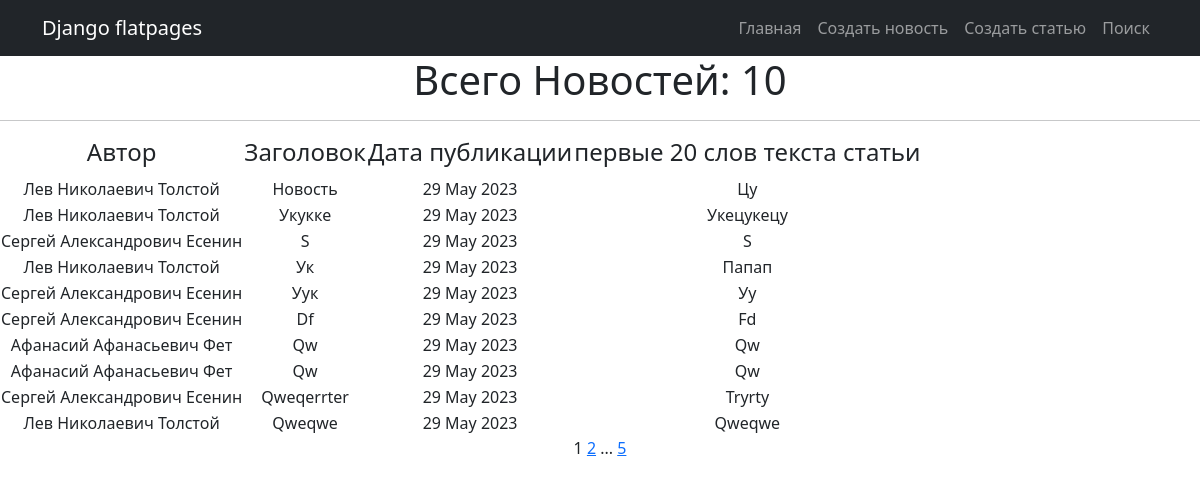
The page / on the database its author committed.
### news/models.py (models this page shows, shortened)
class Post(models.Model):
    objects = None
    article = 'AR'
    news = 'NE'
    POST = [
        (news, 'Новость'),
        (article, 'Статья')
    ]
    title = models.TextField(max_length=50)
    author = models.ForeignKey(Author, on_delete=models.CASCADE)
    time_in_comment = models.DateTimeField(auto_now_add=True)
    choice_title = models.CharField(max_length=2, choices=POST)
    post_text = models.TextField(max_length=500)
    posts = models.ManyToManyField('Category', through='PostCategory')
    rating_post = models.IntegerField(default=0)

class Author(models.Model):
    user_author = models.OneToOneField(User, on_delete=models.CASCADE)
    user_rating = models.IntegerField(default=0)

### news/views.py (the view)
# urls.py: path('', PostList.as_view(), name='post_list'),
class PostList(ListView):
    model = Post
    ordering = '-time_in_comment'
    template_name = 'news.html'
    context_object_name = 'posts'
    paginate_by = 10

### news/templatetags/censure.py (called while the page is built)
@register.filter()
def censor(word):
    def multiple_replace(texts, replace_value):
        for i, j in replace_value.items():
            texts = texts.lower().replace(i, j)
        return texts
    replace_values = {'модели': 'м*****',
                      'джигурда': 'д*******',
                      'однако': 'о*****',
                      'директор': 'д*******',
                      'повтор': 'п*****'
                      }
    word = multiple_replace(word, replace_values)
    return word.capitalize()

### news/templatetags/custom_tags.py (called while the page is built)
@register.simple_tag(takes_context=True)
def url_replace(context, **kwargs):
   d = context['request'].GET.copy()
   for k, v in kwargs.items():
       d[k] = v
   return d.urlencode()

### templates/news.html (shortened to what this page needs)
{% extends 'flatpages/default.html' %}
{% load custom_tags %}
{% block content %}
{% load censure %}
    <h1>Всего Новостей: {{ posts |length }} </h1>
    <hr>
    {% if posts %}
        <table >
            <tr>
                <td><h4>Автор</h4></td>
                <td><h4>Заголовок</h4></td>
                <td><h4>Дата публикации</h4></td>
                <td><h4>первые 20 слов текста статьи</h4></td>
            </tr>
            {% for news in posts %}
            <tr>
                <td>{{ news.author.user_author.first_name }}</td>
                <td>{{ news.title | censor }}</td>
                <td>{{ news.time_in_comment |date:'j M Y'  }}</td>
                <td>{{ news.post_text |truncatewords:20 | censor }}</td>
            </tr>
            {% endfor %}
        </table>
    {% else %}
        <h2>Товаров нет!</h2>
    {% endif %}
   {{ page_obj.number }}
   {% if page_obj.has_next %}
       <a href="?{% url_replace page=page_obj.next_page_number %}">{{ page_obj.next_page_number }}</a>
       {% if paginator.num_pages != page_obj.next_page_number %}
           ...
           <a href="?{% url_replace page=page_obj.paginator.num_pages %}">{{ page_obj.paginator.num_pages }}</a>
       {% endif %}
   {% endif %}
{% endblock content %}

### rows shown on the page
Post: author.user_author.first_name "Лев Николаевич Толстой", title|censor "Новость", time_in_comment "29 May 2023", post_text|censor "Цу"
Post: author.user_author.first_name "Лев Николаевич Толстой", title|censor "Укукке", time_in_comment "29 May 2023", post_text|censor "Укецукецу"
Post: author.user_author.first_name "Сергей Александрович Есенин", title|censor "S", time_in_comment "29 May 2023", post_text|censor "S"
Post: author.user_author.first_name "Лев Николаевич Толстой", title|censor "Ук", time_in_comment "29 May 2023", post_text|censor "Папап"
Post: author.user_author.first_name "Сергей Александрович Есенин", title|censor "Уук", time_in_comment "29 May 2023", post_text|censor "Уу"
Post: author.user_author.first_name "Сергей Александрович Есенин", title|censor "Df", time_in_comment "29 May 2023", post_text|censor "Fd"
Post: author.user_author.first_name "Афанасий Афанасьевич Фет", title|censor "Qw", time_in_comment "29 May 2023", post_text|censor "Qw"
Post: author.user_author.first_name "Афанасий Афанасьевич Фет", title|censor "Qw", time_in_comment "29 May 2023", post_text|censor "Qw"
Post: author.user_author.first_name "Сергей Александрович Есенин", title|censor "Qweqerrter", time_in_comment "29 May 2023", post_text|censor "Tryrty"
Post: author.user_author.first_name "Лев Николаевич Толстой", title|censor "Qweqwe", time_in_comment "29 May 2023", post_text|censor "Qweqwe"

### other values the page prints
{{ posts |length }} "10"
{{ page_obj.number }} "1"
{{ page_obj.next_page_number }} "2"
{{ page_obj.paginator.num_pages }} "5"
